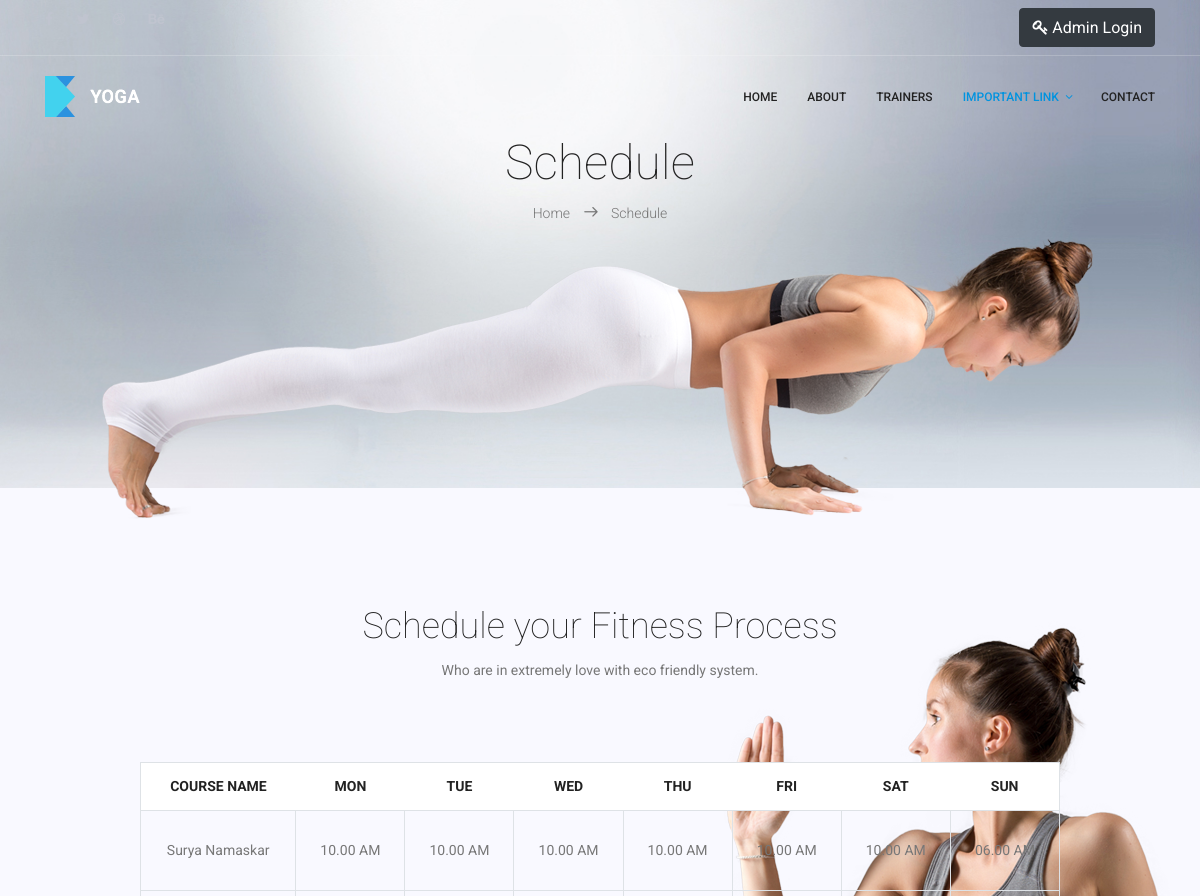
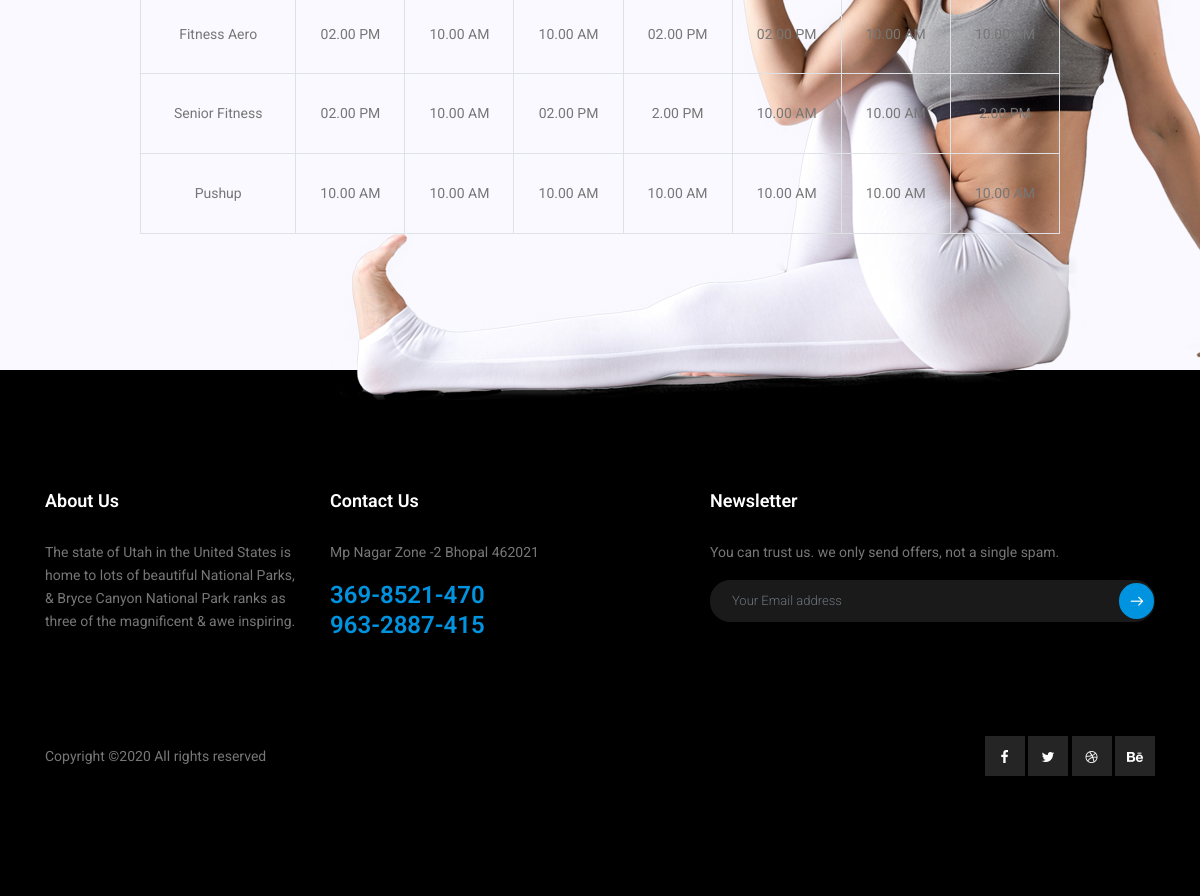
The app's page /schedule with its own data (2 pictures, top to bottom).
### yoga/models.py (models this page shows, shortened)
class routen(models.Model):
    course=models.CharField(max_length=300,null=True,blank=True)
    mon=models.CharField(max_length=300,null=True,blank=True)
    tue=models.CharField(max_length=300,null=True,blank=True)
    wed=models.CharField(max_length=300,null=True,blank=True)
    thu=models.CharField(max_length=300,null=True,blank=True)
    fri=models.CharField(max_length=300,null=True,blank=True)
    sat=models.CharField(max_length=300,null=True,blank=True)
    sun=models.CharField(max_length=300,null=True,blank=True)

class about(models.Model):
    des=models.CharField(max_length=3000,null=True ,blank=True)

class contactme(models.Model):
    address=models.CharField(max_length=3000,null=True ,blank=True)
    ph1=models.CharField(max_length=20,null=True,blank=True)
    ph2=models.CharField(max_length=20,null=True,blank=True)

### yoga/views.py (the view)
# urls.py: path('schedule',schedule,name='schedule'),
def schedule(request):
    data=routen.objects.all()
    abdata=about.objects.all()
    data1=contactme.objects.all()
    return render(request,'schedule.html',{'data':data,'abdata':abdata,'data1':data1})

### yoga/templates/schedule.html (shortened to what this page needs)
<!DOCTYPE html>
<html lang="zxx" class="no-js">
<head>
	{% load static %}
	<link rel="stylesheet" href="{% static 'css/linearicons.css' %}">
	<link rel="stylesheet" href="{% static 'css/font-awesome.min.css' %}">
	<link rel="stylesheet" href="{% static 'css/bootstrap.css' %}">
	<link rel="stylesheet" href="{% static 'css/magnific-popup.css' %}">
	<link rel="stylesheet" href="{% static 'css/nice-select.css' %}">
	<link rel="stylesheet" href="{% static 'css/animate.min.css' %}">
	<link rel="stylesheet" href="{% static 'css/owl.carousel.css' %}">
	<link rel="stylesheet" href="{% static 'css/jquery-ui.css' %}">
	<link rel="stylesheet" href="{% static 'css/main.css' %}">
</head>
<body>
	<header id="header">
		<div class="header-top">
			<div class="container">
				<div class="row">
					<div class="col-lg-6 col-sm-6 col-8 header-top-left no-padding">
						<ul>
							<li><a href="#"><i class="fa fa-facebook"></i></a></li>
							<li><a href="#"><i class="fa fa-twitter"></i></a></li>
							<li><a href="#"><i class="fa fa-dribbble"></i></a></li>
							<li><a href="#"><i class="fa fa-behance"></i></a></li>
						</ul>
					</div>
					<div class="col-lg-6 col-sm-6 col-4 header-top-right no-padding">
							<a href=""><button class="btn btn-dark"><i class="fa fa-key"></i>&nbsp;Admin&nbsp;Login</button></a>
					</div>
				</div>
			</div>
		</div>
		<div class="container main-menu">
			<div class="row align-items-center justify-content-between d-flex">
				<div id="logo">
					<a href="index"><img src="{% static 'img/logo.png' %}" alt="" title="" /></a>
				</div>
				<nav id="nav-menu-container">
					<ul class="nav-menu">
						<li><a href="index">Home</a></li>
						<li><a href="about">About</a></li>
						<li><a href="trainers">Trainers</a></li>
						<li class="menu-has-children"><a class="active" href="">Important&nbsp;Link</a>
						</li>
						<li><a href="contact">Contact</a></li>
					</ul>
				</nav>
			</div>
		</div>
	</header>
	<section class="banner-area relative about-banner" id="home">
		<img class="cta-img img-fluid" src="{% static 'img/cta-img.png' %}" alt="">
		<div class="overlay overlay-bg"></div>
		<div class="container">
			<div class="row d-flex align-items-center justify-content-center">
				<div class="about-content col-lg-12">
					<h1>
						Schedule
					</h1>
					<p class="link-nav"><a href="index">Home </a>
						<span class="lnr lnr-arrow-right"></span> <a href="schedule">
							Schedule</a></p>
				</div>
			</div>
		</div>
	</section>
	<section class="schedule-area section-gap">
		<img class="featured-img img-fluid" src="{% static 'img/featured-class/feature-img.png' %}" alt="">
		<div class="container">
			<div class="row d-flex justify-content-center">
				<div class="col-lg-12">
					<div class="section-title-wrap text-center">
						<h1>Schedule your Fitness Process</h1>
						<p>Who are in extremely love with eco friendly system.</p>
					</div>
				</div>
			</div>
			<div class="row justify-content-center">
				<div class="table-wrap col-lg-10">
					<table class="schdule-table table table-bordered">
						<thead class="thead-light">
							<tr>
								<th class="head" scope="col">Course name</th>
								<th class="head" scope="col">mon</th>
								<th class="head" scope="col">tue</th>
								<th class="head" scope="col">wed</th>
								<th class="head" scope="col">thu</th>
								<th class="head" scope="col">fri</th>
								<th class="head" scope="col">sat</th>
								<th class="head" scope="col">sun</th>
							</tr>
						</thead>
						<tbody>
							{% for i in data %}
							<tr>
								<th class="name" scope="row">{{ i.course }}</th>
								<td>{{ i.mon }}</td>
								<td>{{ i.tue }}</td>
								<td>{{ i.wed }}</td>
								<td>{{ i.thu }}</td>
								<td>{{ i.fri }}</td>
								<td>{{ i.sat }}</td>
								<td>{{ i.sun }}</td>
							</tr>
							{% endfor %}
						</tbody>
					</table>
				</div>
			</div>
		</div>
	</section>
	<footer class="footer-area section-gap">
		<div class="container">
			<div class="row">
				<div class="col-lg-3  col-md-6 col-sm-6">
					<div class="single-footer-widget">
						<h4>About Us</h4>
						{% for i in abdata %}
						<p>
							{{ i.des }}
						</p>
						{% endfor %}
					</div>
				</div>
				<div class="col-lg-4  col-md-6 col-sm-6">
					<div class="single-footer-widget">
						<h4>Contact Us</h4>
						{% for i in data1 %}
						<p>
							{{ i.address }}
						</p>
						<p class="number">
							{{ i.ph1 }} <br> {{ i.ph2 }}
						</p>
						{% endfor %}
					</div>
				</div>
				<div class="col-lg-5  col-md-6 col-sm-6">
					<div class="single-footer-widget">
						<h4>Newsletter</h4>
						<p>You can trust us. we only send offers, not a single spam.</p>
						<div class="d-flex flex-row" id="mc_embed_signup">
							<form class="navbar-form" action="https://spondonit.us12.list-manage.com/subscribe/post?u=1462626880ade1ac87bd9c93a&amp;id=92a4423d01"
							 method="get">
								<div class="input-group add-on align-items-center d-flex">
									<input class="form-control" name="email" placeholder="Your Email address" onfocus="this.placeholder = ''" onblur="this.placeholder = 'Your Email address'"
									 required="" type="email">
									<div class="input-group-btn">
										<button class="genric-btn"><span class="lnr lnr-arrow-right"></span></button>
									</div>
								</div>
							</form>
						</div>
					</div>
				</div>
			</div>
			<div class="footer-bottom row align-items-center">
				<p class="footer-text m-0 col-lg-6 col-md-12">
Copyright &copy;<script>document.write(new Date().getFullYear());</script> All rights reserved
</p>
				<div class="col-lg-6 col-sm-12 footer-social">
					<a href="#"><i class="fa fa-facebook"></i></a>
					<a href="#"><i class="fa fa-twitter"></i></a>
					<a href="#"><i class="fa fa-dribbble"></i></a>
					<a href="#"><i class="fa fa-behance"></i></a>
				</div>
			</div>
		</div>
	</footer>
</body>
</html>

### records on screen
routen: course "Surya Namaskar", mon "10.00 AM", tue "10.00 AM", wed "10.00 AM", thu "10.00 AM", fri "10.00 AM", sat "10.00 AM", sun "06.00 AM"
routen: course "Fitness Aero", mon "02.00 PM", tue "10.00 AM", wed "10.00 AM", thu "02.00 PM", fri "02.00 PM", sat "10.00 AM", sun "10.00 AM"
routen: course "Senior Fitness", mon "02.00 PM", tue "10.00 AM", wed "02.00 PM", thu "2.00 PM", fri "10.00 AM", sat "10.00 AM", sun "2.00 PM"
routen: course "Pushup", mon "10.00 AM", tue "10.00 AM", wed "10.00 AM", thu "10.00 AM", fri "10.00 AM", sat "10.00 AM", sun "10.00 AM"
about: des "The state of Utah in the United States is home to lots of beautiful National Parks, & Bryce Canyon National Park ranks as three of the magnificent & awe inspiring."
contactme: address "Mp Nagar Zone -2 Bhopal 462021", ph1 "369-8521-470", ph2 "963-2887-415"
